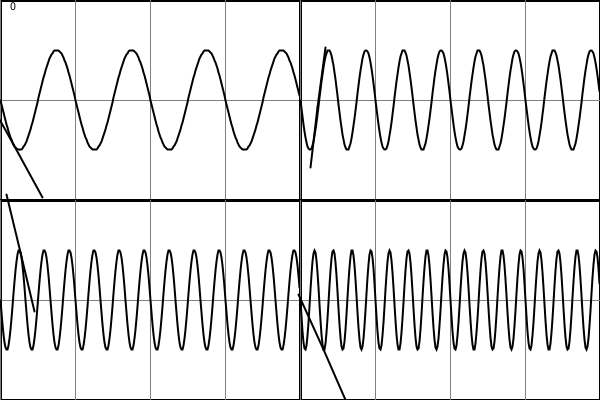
Frame 1 (no input)
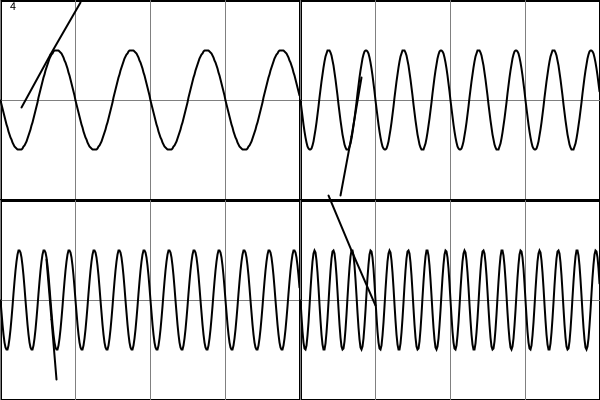
Frame 60 (the mouse pressed at the canvas centre just before this capture)
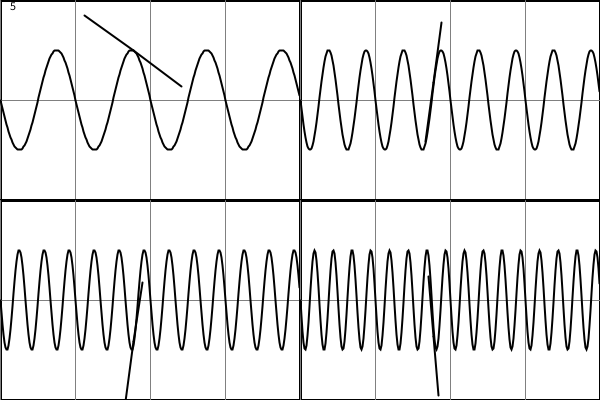
Frame 120 (the mouse held since frame 60 and released just before this capture)

The Processing sketch that drew these frames (run headless with seeded random() and noise(); from frame 60 on, the mouse is pressed at the canvas centre):

// Processing sketch: waveswaveswaves
// ── waveswaveswaves.pde
ArrayList<Wave> waves = new ArrayList<Wave>();
void setup() {
  size(600, 400);
  //Wave(float freq, float amp, int seconds, float interval, float x, float y, float w, float h) {
  float w2 = width / 2;
  float h2 = height / 2;
  //waves.add(new Wave(1, height / 4, 4, 0.01, 0, 0, width, height));
  waves.add( new Wave(1, height/8, 4, 0.01, 0, 0, w2,h2));
  waves.add( new Wave(2, height/8, 4, 0.01, w2, 0, w2,h2));
  waves.add( new Wave(3, height/8, 4, 0.01, 0, h2, w2,h2));
  waves.add( new Wave(4, height/8, 4, 0.01, w2,h2,w2,h2));
  //wave.calcWave();
  //noLoop();
}

void draw() {
  background(255);


  for (Wave wave : waves) {
    wave.draw();
  }
  fill(0);
  text(int(millis() / 1000.0), 10, 10);
}
// ── Wave.pde
class Wave {
  ArrayList<PVector> points = new ArrayList<PVector>();
  int d_step = 0;
  
  float freq;
  float amp;
  float interval;
  float seconds;
  float secWidth;
  PVector pos, dims;
  float timeNow, timeLast;
  float delta = 0;
  float x_step = 0;
  float div_length = 60;
  
  Wave(float freq, float amp, int seconds, float interval, float x, float y, float w, float h) {
    this.freq = freq;
    this.amp = amp;
    this.seconds = seconds;
    this.interval = interval;
    pos = new PVector(x,y);
    dims = new PVector(w,h);
    secWidth = dims.x / this.seconds;
    //println(secWidth);
    calcWave();
  }
  
  void calcWave() {
    points.clear();
    //float angle = 0;
    for (float x = 0; x < dims.x; x += 1) {
      //float a = f(x);//TWO_PI * (((x % secWidth) / secWidth * freq) % 1);
      //angle = (freq / secWidth) * interval;
      //angle = angle % TWO_PI;
      float y = f(x); //sin(a);
      points.add(new PVector(x,y));
    }
    
  }
  
  float f(float x) {
    return sin (TWO_PI *(((x % secWidth) / secWidth * freq)%1 ));
  }
  
  void draw() {
    timeNow = millis();
    delta = timeNow - timeLast;
    timeLast = timeNow;
    
    stroke(0);
    strokeWeight(3);
    fill(255);
    rect(pos.x, pos.y, dims.x, dims.y);
    strokeWeight(1);
    stroke(128);
    line(pos.x, pos.y + (dims.y / 2), pos.x + dims.x, pos.y + (dims.y / 2));
    for (int x = 0; x < seconds; x += 1) {
      line(pos.x + x * secWidth, pos.y, pos.x + x * secWidth, pos.y + dims.y);
    }
    noFill();
    stroke(0);
    strokeWeight(2);
    beginShape();
    for (PVector p : points) {
      vertex(pos.x + p.x, pos.y + (dims.y / 2) + (amp * p.y));
    }
    endShape();
    x_step += (secWidth / 1000.0) * delta;
    x_step = x_step % dims.x;
    float x_step2 = x_step +0.01;
    float yy = f(x_step);
    float yy2 = f(x_step2);
    
    
    float x1 = pos.x + x_step ;
    float y1 = pos.y + (dims.y / 2) + (yy * amp);
    float x2 = pos.x + x_step2;
    float y2 = pos.y + (dims.y / 2) + (yy2 * amp);
    PVector A = new PVector(x1,y1);
    PVector B = new PVector(x2,y2);
    //float x2 = pos.x + x_step;
    //float y2 = pos.y + (dims.y / 2) + (a.y + c.y * amp);
    //noStroke();
    //fill(255,0,0);
    //ellipse(x1,y1,6,6);
    //fill(0,255,0);
    //ellipse(x2,y2,6,6);
    
    float len = PVector.dist(A,B);
    PVector C = new PVector(0,0);
    
    C.x = B.x + (B.x - A.x) / len * div_length;
    C.y = B.y + (B.y - A.y) / len * div_length;
    PVector D = PVector.sub(C,A);
    D.mult(- 1 / D.mag());
    
    D.mult(div_length);
    stroke(0);
    line(A.x, A.y, C.x, C.y);
    line(A.x, A.y, A.x + D.x, A.y + D.y);
    
    
    //if (d_step < points.size()-2) {
    //  PVector a = points.get(d_step);
    //  PVector b = points.get(d_step + 1);
    //  PVector c = PVector.sub(b,a).normalize();
    //  c.mult(10);
    //  float x1 = pos.x + a.x ;
    //  float y1 = pos.y + (dims.y / 2) + (a.y * amp);
    //  float x2 = pos.x + a.x + c.x;
    //  float y2 = pos.y + (dims.y / 2) + (a.y + c.y * amp);
    //  //ellipse(x1,y1,4,4);
    //  line(x1,y1,x2,y2);
      
      
    //} else {
    //  d_step = -1;
    //}
    //d_step += 1;
    
  }
  
}
